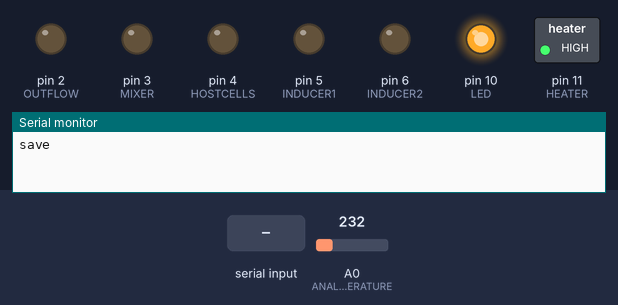
Simulated run of this sketch. Board: Arduino Uno, built with avr-gcc and run on an emulated ATmega328P. On the bench: switched loads named in the sketch (green lamp = pin HIGH), output pins drawn as LEDs (lit = HIGH), the last lines printed to the serial monitor. The inputs (shaded band) are chosen by the test bench; at power-on: A0 (ANALOG_TEMPERATURE) = 232. EEPROM starts erased.

Above: at 1.2 s.
1.3 s: "h" received over Serial
At 2.4 s:
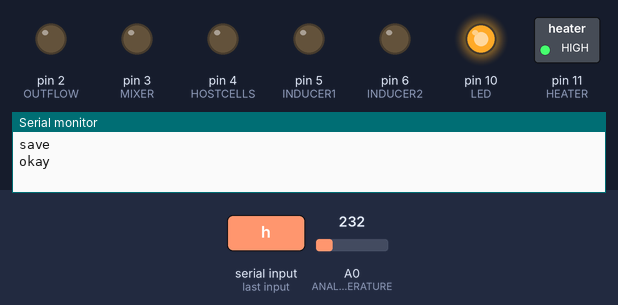
2.9 s: "o" received over Serial
At 3.7 s:
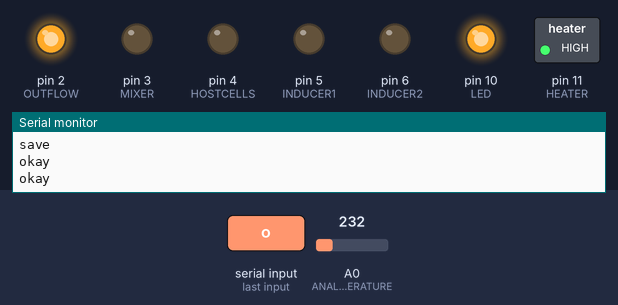
4.5 s: "h" received over Serial
At 5.8 s:
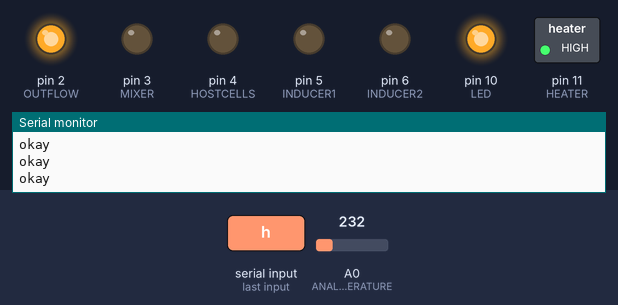
6.1 s: "a90\n" received over Serial
At 6.7 s:
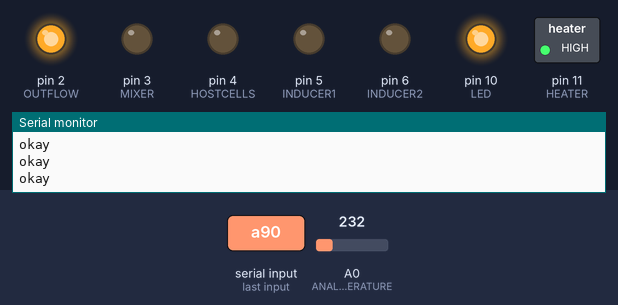
7.6 s: "c90\n" received over Serial
At 8.0 s:
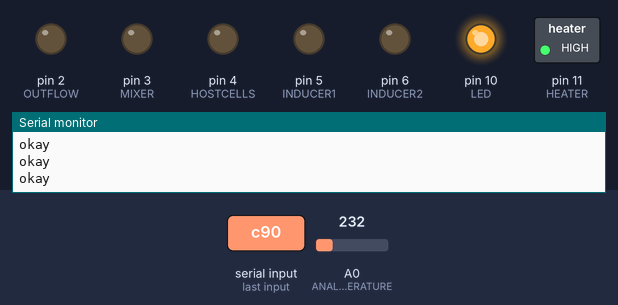
Timing chart, 0 to 10.2 s (numbered marks = the images above; inputs shaded):
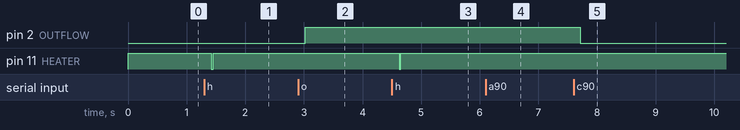

The sketch:

lagoon2.ino
```cpp
/*
 * Lagoon controller
 *
 * 1) Create valve controller
 * 2) Accept commands from main computer to:
 *     a) adjust timings
 *     b) control meniscus light
 *     c) set auto/manual temperature control
 *     d) set auto/manual flow control
 * 3) Check temperature and manage lagoon heater
 *
 * Commands:
 *  l0 :    Meniscus light off
 *  l1 :    Meniscus light on
 *  h0 :    Heater off
 *  h1 :    Heater on
 *  m0 :    Mixing motor off
 *  m1 :    Mixing motor on
 *  a0 :    Auto modes off
 *  a1 :    Auto modes on
 *  oN :    Open valve N
 *  cN :    Close valve N  (also, auto_valve mode turned ON)
 *  pN :    Prime (open valve N, auto_valve mode OFF)
 *  vN :    Add 10ms to open time for valve N
 *  dN :    Subtract 10ms to open time for valve N
 *
 *  {id}N : Increase/decrease open time of valve by internal increment
 *
 *  cN : Calibrate valve N
 *      Open it on schedule with other valves closed
 *  r  : Run mode (calibration off)
 */

#include "valves.h"        // Includes param.h (change constants there)
#include "temperature.h"

VALVES valves = VALVES(NUM_VALVES);
TEMPERATURE temp = TEMPERATURE(0);

boolean auto_temp;   // Automatically control Heater
boolean auto_valve;  // Automatically control Valves

/* EEPROM SAVE AND RESTORE OF ID AND CALIBRATION CONSTANTS */

#ifdef STANDALONE
#include "EEPROM.h"
int RomAddress  = 0;

byte id = 'z'; // Zeno = unassigned, by default
float target_temperature;
int interval;   // Variable to keep track of the time

int reading[10];

// Keep temperature within 0.5 degree C

void checkTemperature()
{
float t = temp.celcius();
	if (t < target_temperature)        digitalWrite(HEATER,1);
	if (t > target_temperature + 0.25) digitalWrite(HEATER,0);
}

// 'RomAddress' global will be bumped by successive
// calls to moveData( SAVE|RESTORE, size, ptr)

void moveData(int op, int size, byte *loc)
{
	for(int i=size;i>0;i--)
		if (op == SAVE)
			EEPROM.write(RomAddress++,*loc++);
		else
			*loc++ = EEPROM.read(RomAddress++);
}

void saveRestore(int op)
{
	if (op == SAVE) Serial.println("save");
	else            Serial.println("restore");
	RomAddress = 0;
	moveData(op, 1, &id);
	moveData(op, sizeof(float), (byte *) &target_temperature);
	moveData(op, NUM_VALVES*sizeof(int), (byte *) valves.getTimes());
}
#endif

void printHelp(void)
{
	Serial.print("\n\n");
	Serial.println("a : set auto {temp, flow, valve} mode");
	Serial.println("at: set auto heater mode");
	Serial.println("af: set auto pump mode");
	Serial.println("av: set auto valve mode");
	Serial.println("iX : Set ID to X");
	Serial.println("m : set manual {temp, flow, valve} mode");
	Serial.println("mt: set manual heater mode");
	Serial.println("mf: set manual pump mode");
	Serial.println("mv: set manual valve mode");

	Serial.println("p+N: turn pump N on");
	Serial.println("p-N: turn pump N off");

	Serial.println("iN: Increase time for valve N");
	Serial.println("dN: Decrease time for valve N");
	Serial.println("cN: Calibrate valve N");
	Serial.println("r:  Normal Run mode");
}

void mixer(byte v)
{
	if (v == 0)
		analogWrite(MIXER,0);
	else
	    for(int i=3; i<11; i++) {
		analogWrite(MIXER, i*MIXERSPEED/10);
		if (auto_valve) valves.checkValves();
		delay(500);
 	    }
}

boolean lagoon_command(char c1, char c2, int value)
{
char reply[40];
byte d;
	switch(c2)
	{
		case '1': d = 1; break;
		case '0': d = 0; break;
		default : break;
	}
	switch(c1)
	{
		case 'a':
			if (d == 1) {
				auto_temp = true;
				auto_valve = true;
			} else {
				auto_temp = false;
				auto_valve = false;
			}
			break;
		case 'c':
			valves.closeValve(c2);
			auto_valve = true;
			break;
		case 'd':
			switch(c2) {
				case 'i': valves.disable_inflow(); break;
				case 'o': valves.disable_outflow(); break;
			}
			break;
		case 'e':
			switch(c2) {
				case 'i': valves.enable_inflow(); break;
				case 'o': valves.enable_outflow(); break;
			}
			break;
		case 'h':
			digitalWrite(HEATER, d);
			break;
		case 'i':
			if (c2 != 0)
				id = c2;
			else {
				Serial.println(id);
			}
			break;
		case 'l':
	                if (d == 1)
				digitalWrite(LED, 0); // Active low
			else
				digitalWrite(LED, 1);
			break;
		case 'm':
			Serial.print("mixer(");
			Serial.print(d);
			Serial.println(").");
			Serial.println(d);
			mixer(d);
			break;
		case 'o':
			valves.openValve(c2);
			break;
		case 'p':
			auto_valve = false;
			valves.openValve(c2);
			break;
		case 'r':
			switch(c2) {
				case 'v': valves.report(reply);
					  Serial.println(reply);
					   break;
				case 't':
					Serial.print("temperature(");
					Serial.print(temp.celcius());
					Serial.println(").");
					break;
				default: saveRestore(RESTORE);
					 break;
			}
			break;
		case 's':
			saveRestore(SAVE);
			break;
		case 't':
			break;
		case 'v':
			valves.setTime(c2,value);
			break;
		default:
			return false;
	}
	if (strlen(reply) > 0) Serial.println(reply);
	return true;
}

void respondToRequest(void)
{
	String is = "";
	while (Serial.available() > 0)  // Read a line of input
	{
		int c  = Serial.read();
		if ( c < 32 ) break;
		is += (char)c;
		if (Serial.available() == 0) // It is possible we're too fast
			delay(100);
		Serial.println("okay");
	}
	if ( is.length() > 0 )  {   // process the command
		int value = 0;
		if (is.length() > 2)
			value = atoi(&is[2]);
		if (!lagoon_command(is[0], is[1], value))
			Serial.println("bad flow command [" + is + "]");
	}
}

/*
 * average() throw out two extreme values and average the rest
 */

float average(int *arr, int size)
{
	float avg = 0;
	int mx = 0;
        int mn = 2000;
	for (int i=0; i<size; i++)
	{
		avg += arr[i];
		if (arr[i] < mn) mn = arr[i];
		if (arr[i] > mx) mx = arr[i];
	}
	return ( ( avg - (mn+mx) )/(size-2));
}

float stdev(int *arr, int size, float avg)
{
	float sumsq = 0;
	int mx = 0;
        int mn = 2000;
	for (int i=0; i<size; i++)
	{
		sumsq += (avg - arr[i])*(avg - arr[i]);
		if (arr[i] < mn) mn = arr[i];
		if (arr[i] > mx) mx = arr[i];
	}
	sumsq = sumsq - (avg - mn)*(avg - mn);
	sumsq = sumsq - (avg - mx)*(avg - mx);
	return sqrt(sumsq/(size-2));
}

/*
 * setup()	1) Initializes serial link
 *		2) Restores settings from EEPROM
 *		2) Calls flow_setup (pumps)
 *		3) Calls turbid_setup (LED/Optics)
 */

boolean once;

void setup()
{
	auto_temp = true;  // Maintain Temperature Control
	auto_valve = true;  // Maintain Flow
    //   setup_valve(Valve#,Pin#,Time,Direction)

	pinMode(OUTFLOW,  OUTPUT);  digitalWrite(OUTFLOW,   0);
	pinMode(HOSTCELLS, OUTPUT); digitalWrite(HOSTCELLS, 0);
	pinMode(INDUCER1,  OUTPUT); digitalWrite(INDUCER1,  0);
	pinMode(INDUCER2,  OUTPUT); digitalWrite(INDUCER2,  0);

	valves.setup_valve(0, LAGOONOUT, 40000, OUTFLOW); // ID,Pin,Tms,Dir
	valves.setup_valve(1, HOSTCELLS, 35000, INFLOW);  // Host Cells
	valves.setup_valve(2, INDUCER1,  5000, INFLOW);   // Arabanose
	valves.setup_valve(3, INDUCER2,     0, INFLOW);   // cAMP

	pinMode(HEATER, OUTPUT); digitalWrite(HEATER, 1);
	pinMode(LED, OUTPUT);  digitalWrite(LED, 1);
	// pinMode(MIXER, OUTPUT); No need to set pinMode on PWM output
        analogWrite(MIXER, 0);

	interval = millis();
	Serial.begin(9600); // 9600, 8-bits, no parity, one stop bit

	if (EEPROM.read(0)==0 || EEPROM.read(0)==255)	// First time
	{
		id = '1';	// Default Lagoon ID
		target_temperature = 36.5;
		valves.setTime('1',4000);
		valves.setTime('2',3000);
		valves.setTime('3',1000);
		valves.setTime('4',0);
		saveRestore(SAVE);
	}
	else
	{
		saveRestore(RESTORE);
		Serial.print("target temperature ");
	 	Serial.print(target_temperature);
		Serial.println(" restored");
	}
	once = true;
}

int cnt_light = 0;
int cnt_mixer = 0;
void loop()
{
	respondToRequest();     // Check for command
	delay(10);
	if (auto_temp)		// Check and update heater(s)
		checkTemperature();
	if (auto_valve)		// Check and update nutrient valve
		valves.checkValves();
}
```

param.h
```cpp
#define STANDALONE 1

#define SAVE	1          // EEPROM STORAGE COMMANDS
#define RESTORE	0

#define ANALOG_TEMPERATURE   0 // Analog input for temperature

#define NUM_VALVES      4

#define LAGOONOUT       2
#define HOSTCELLS       4
#define INDUCER1        5
#define INDUCER2        6
#define INHIBIT1        7
#define INHIBIT2        8

#define LED            10     // Meniscus light
#define HEATER         11
#define MIXER           3     // PWM for 12V motor

#define MIXERSPEED 180   // PWM value for top mixer speed

#define DEFAULT_CYCLETIME 60 // This can be changed remembered(EEPROM)

#define VPOS1        0
#define VPOS2       60
#define VPOS3       110
#define VPOS4       159
#define VPOS        180
```

temperature.h
```cpp
#ifndef TEMPERATURE_v1_h
#define TEMPERATURE_v1_h
#define LIBRARY_VERSION	1.0.0

#include "Arduino.h"
#include "param.h"
//#include "MLX.h"

#ifndef INTERNAL  // Mega2650 has two references 1.1 and 2.56 (no default 'INTERNAL')
#define INTERNAL INTERNAL2V56
#endif
// Conversions between Analog In(A), Celcius (C), Farenheit (F)

#define FULL_SCALE 1024  // Analog In 0-1023
#define F_OFFSET 32.0
#define F_SCALE_MULT 9.0
#define F_SCALE_DIV 5.0
#define C_TO_F(c) (F_OFFSET+(F_SCALE_MULT*c)/F_SCALE_DIV)
#define F_TO_C(f) (F_SCALE_DIV*((f-F_OFFSET)/F_SCALE_MULT))
#define A_TO_C(a) ((a*110)/1024.0)
#define A_TO_F(a) C_TO_F(A_TO_C(a))

// Constructors:
// TEMPERATURE(A)       LM35-DZ analog temperature IC 10mV/C on pin A
// TEMPERATURE(SCL,SDA) MELEXIS digital PIR, non-contact thermometer
// Methods:
// float c  = celcius()
// float f  = farenheit()
// float getScale()
// float getOffset()
// void setScale(float scale)
// void setOffset(float offset)
//

class TEMPERATURE
{
 public:
#define SAMPLES 10.0

  TEMPERATURE(int pin) {
    aIn = pin;
    analogReference(INTERNAL);
    sCL = -1;
    sDA = -1;
  }

  TEMPERATURE(int scl, int sda) { aIn = -1; sCL = scl; sDA = sda; }

  float farenheit(void)     { return C_TO_F(celcius()); }
  float celcius(void)
  {
    int sum  = 0;
	for(int i=0; i< SAMPLES; i++) {
		sum += analogRead(ANALOG_TEMPERATURE);
		delay(2);
	}
	return A_TO_C(((float)sum)/SAMPLES);
  }

  float getScale(void)      { return scale;  }
  float getOffset(void)     { return offset; }
  void setScale(float sca)  { scale = sca;   }
  void setOffset(float off) { offset = off;  }

  private:
   int aIn;            // Analog Input pin
   int sCL;            // Melexis clock
   int sDA;            // Melexis data
   float scale;
   float offset;
   float avg;          // average accumulator
  };
#endif
```

valves.h
```cpp
#ifndef VALVES_v1_h
#define VALVES_v1_h
#define LIBRARY_VERSION	1.0.0
// FROM LAGOON2
// The number of valves and initial timings are specified in
// the constructor, rather than having a parameterized object.
//
// METHODS:
//
// void closeValve( valve ) - Close valve
// int getTime( valve )     - Return the valves "open time" value
// int setTime(int v, int t)- Set valves "open time" value
// void adjust(valve, value)- Add value to the valve's current "open time"
// boolean checkValves()    - Open valves if time for a new cycle and
//                            close valves after their "open time"
// void openValve(int v)    - Open the valve for its "open time" duration
//

#include "Arduino.h"
#include "param.h"
#define INFLOW  1
#define OUTFLOW 2
#define ALLFLOW (INFLOW|OUTFLOW)
#define NOFLOW  0
#define ENABLED(v) (valve_dir[v]&flow)

class VALVES
{
 public:

  VALVES(int n) {
    int i;
    size = n;
    flow = ALLFLOW;                     // IN and OUT-Flow enabled
    for(i=0;i<n;i++) valve_pin[i] = -1; // Mark as undefined
    cycletime = DEFAULT_CYCLETIME*1000; // Cycle in seconds, store as ms
  }

  void setup_valve(int v, byte pn, int tm, byte dir) {
    valve_time[v] = tm;
    valve_pin[v] =  pn;
    valve_dir[v] = dir;
    valve_open[v] = 0;
    digitalWrite(pn,0); // Valve off (closed?) by default
  }

  void enable_outflow(void)  { flow |= OUTFLOW;  }
  void disable_outflow(void) { flow &= ~OUTFLOW; }
  void enable_inflow(void)   { flow |= INFLOW;   }
  void disable_inflow(void)  { flow &= ~INFLOW;  }

  int getSize(void)           { return size;  }
  int getCycletime(void)      { return cycletime/1000;  }
  void setCycletime(int secs) { cycletime = secs*1000; }

  boolean setValve(int pin, int time) {
    int i;
    for(i=0;i<size;i++) {
      if (valve_pin[i] == pin) {
	valve_time[i] = time;
	return true;
      }
    }
    return false;
  }

  // report() takes a pointer to a buffer
   void report(char *reply) {
     char *cp = reply;
     sprintf(cp,"valvetimes([");
     cp += 12;
     for(int i=0; i<size; i++)
       if (valve_pin[i] != -1) {
	 sprintf(cp, "%4d,",valve_time[i]);
	 cp += 5;
       }
     sprintf(cp-1,"]).");
   }

boolean checkValves(void) {
      unsigned long now = millis();

      if (now > lasttime + cycletime) { // Time to open valves
	for (int i=0; i<size; i++) {
	  openValve(i);
	  delayMicroseconds(100);  // Spread out switching current surges
	}
	lasttime = millis();

      } else // Check whether it is time to close any valves

	for (int i=0; i<size; i++) {
	  if (valve_open[i] != 0 && (valve_open[i]+valve_time[i]) < now)
	    {
	      closeValve(i);
	    }
	}
      return true;
  }

// Valve will never open if it's "open time" is zero

  void openValve(int v)      {
    if (valve_time[v] != 0 && (valve_dir[v]&flow)) {
      digitalWrite(valve_pin[v],1);
      valve_open[v] = millis(); // when this valve was opened
    }
  }

  void closeValve(int v)     {
    digitalWrite(valve_pin[v],0);
    valve_open[v] = 0;
  }

  int *getTimes()               { return &valve_time[0];   }
  int getTime(int vchar)        { return valve_time[(int)(vchar-'1')]; }
  int setTime(char vchar, int t){ valve_time[(int)(vchar-'1')] = t; }

  void adjust(char vchar, int value) {
    int v = (int)(vchar - '1');
    valve_time[v] = value;
  }

 private:
  int size;                         // Number of valves
  byte     flow;
  byte     valve_pin[NUM_VALVES];
  byte     valve_dir[NUM_VALVES];
  int      valve_time[NUM_VALVES];
  long int valve_open[NUM_VALVES];  // When was the valve opened

  unsigned long lasttime;  // Beginning of current time interval
  unsigned long cycletime; // Cycle duration (always > valve on time)

  int testtime;
  int pinPosition(int pin) {
    int i;
    for(i=0;i<size;i++)
      if (valve_pin[i] == pin)
	return i;
    return -1;
  }
  int positinPin(int pos) {
    if (pos < size && valve_pin[pos] != -1)
      return(valve_pin[pos]);
    return -1;
  }
  };
#endif
```

Measured:
- after the input at 1.3 s, pin 11 (HEATER): HIGH → LOW after 0.12 s, → HIGH 0.03 s later
- after the input at 2.9 s, pin 2 (OUTFLOW): LOW → HIGH after 0.12 s
- after the input at 4.5 s, pin 11 (HEATER): HIGH → LOW after 0.12 s, → HIGH 0.03 s later
- after the input at 6.1 s, pin 2 (OUTFLOW): stays HIGH (without the input it goes to LOW after 0.93 s)
- after the input at 7.6 s, pin 2 (OUTFLOW): HIGH → LOW after 0.11 s
